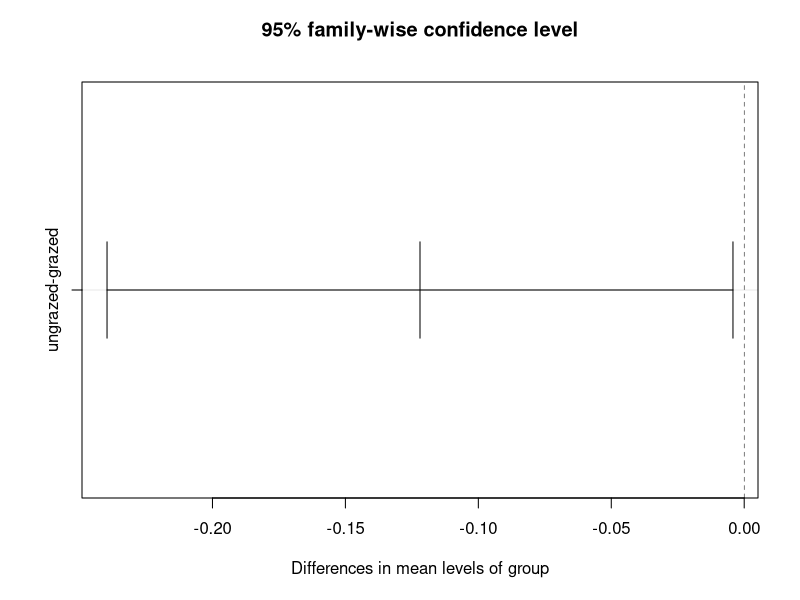
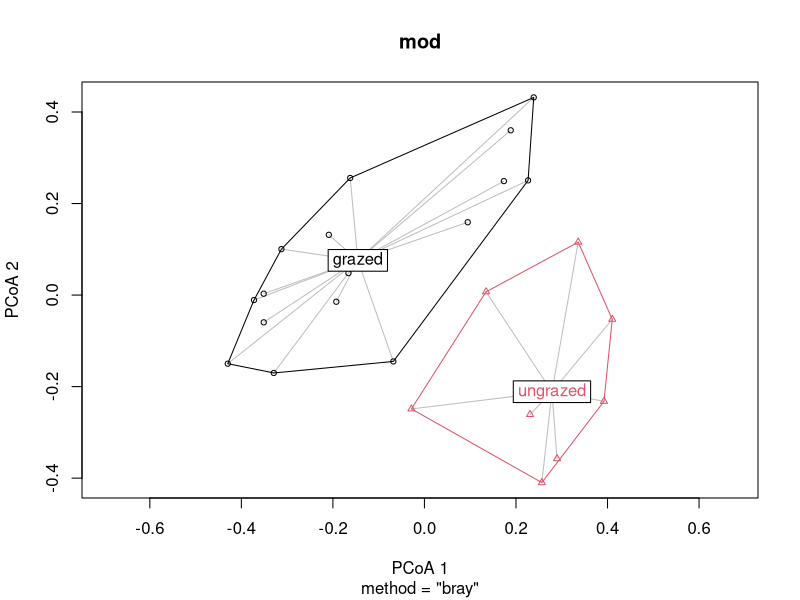
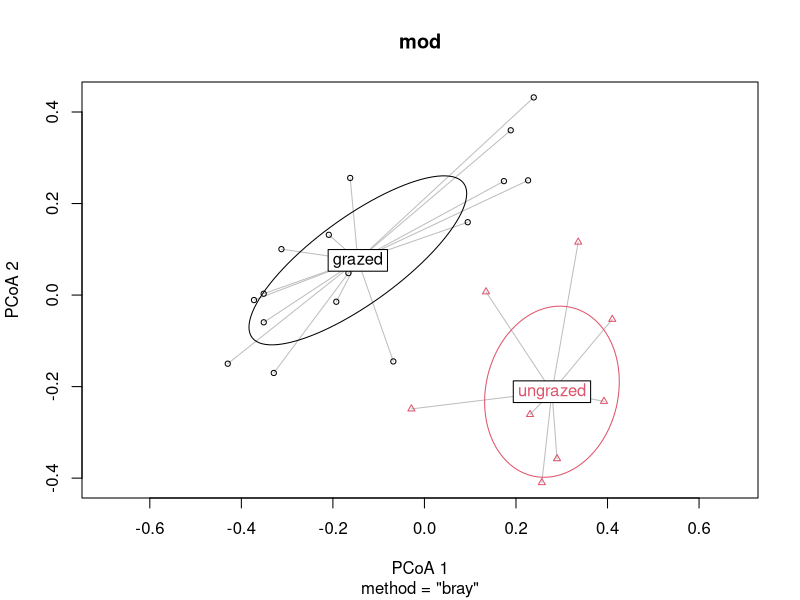
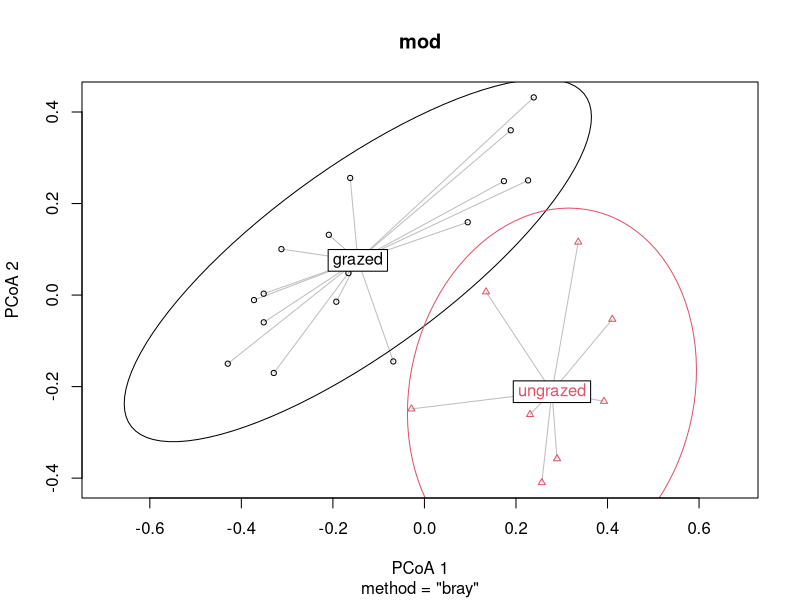
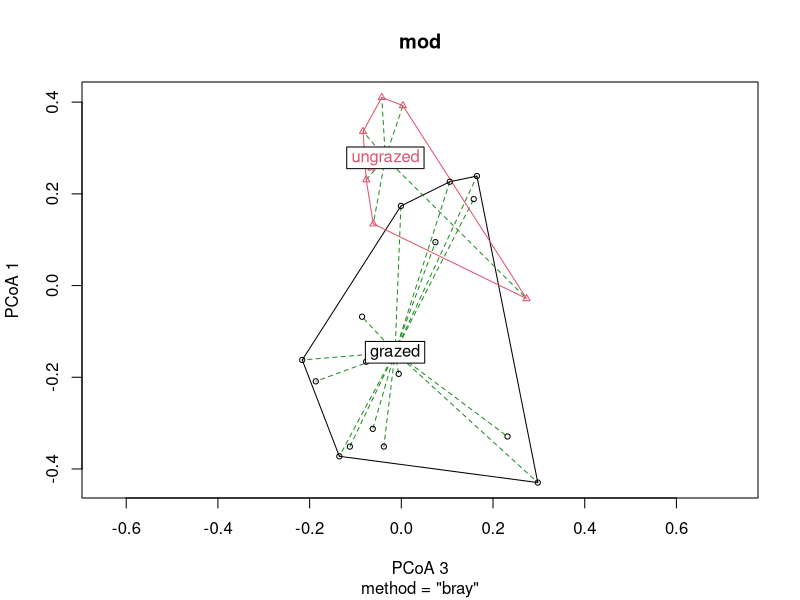
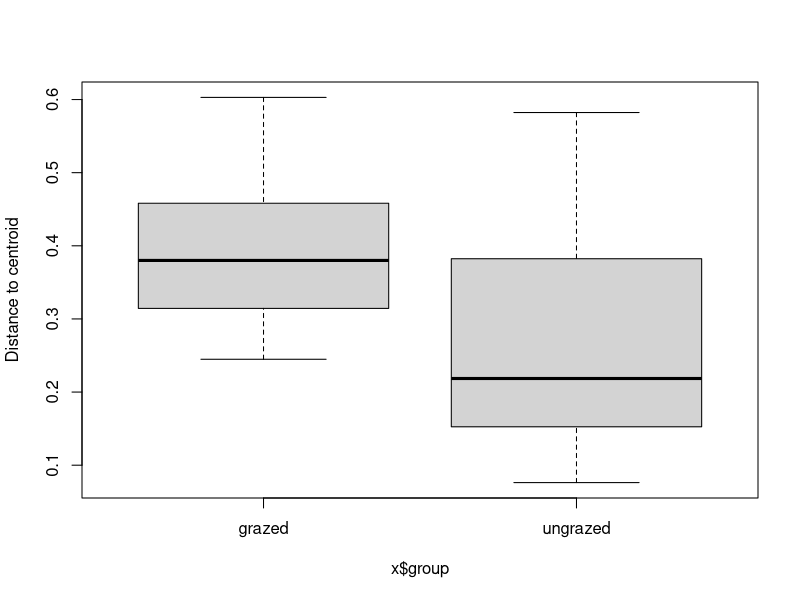
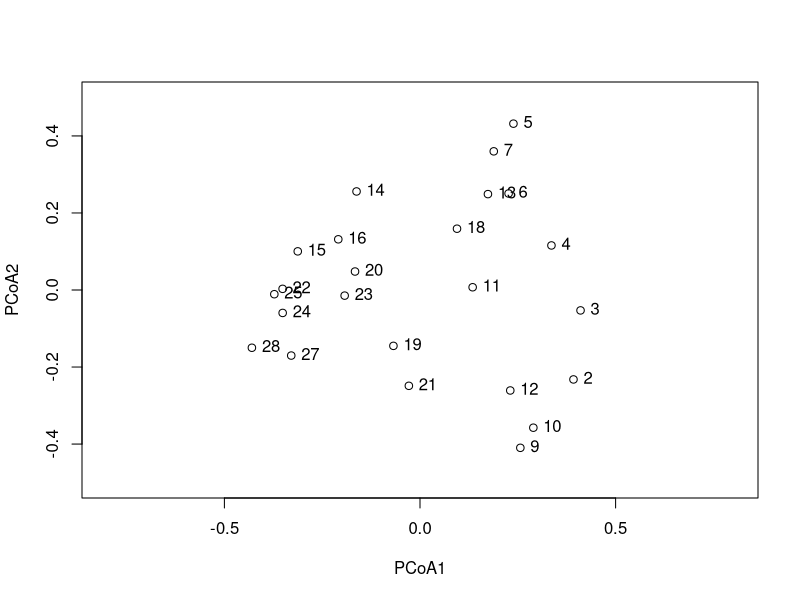
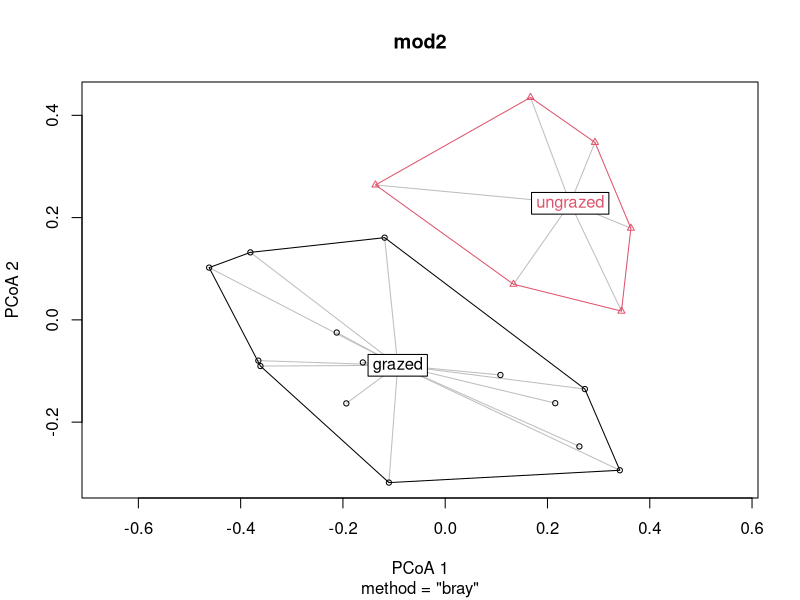

Source code (R) for these figures, in order:
## ---- chunk 1
library(vegan)
## ---- chunk 2
data(varespec)

## Bray-Curtis distances between samples
dis <- vegdist(varespec)
## ---- chunk 3
## First 16 sites grazed, remaining 8 sites ungrazed
groups <- factor(c(rep(1,16), rep(2,8)), labels = c("grazed","ungrazed"))

## Calculate multivariate dispersions
mod <- betadisper(dis, groups)
mod
## ---- chunk 4
str(mod)
## ---- chunk 5
## Perform test
anova(mod)
## ---- chunk 6
## Permutation test for F
permutest(mod, pairwise = TRUE, permutations = 99)
## ---- chunk 7
## Tukey's Honest Significant Differences
(mod.HSD <- TukeyHSD(mod))
plot(mod.HSD)
## ---- chunk 8
## Plot the groups and distances to centroids on the
## first two PCoA axes
plot(mod)

## with data ellipses instead of hulls
plot(mod, ellipse = TRUE, hull = FALSE) # 1 sd data ellipse
plot(mod, ellipse = TRUE, hull = FALSE, conf = 0.90) # 90% data ellipse

## can also specify which axes to plot, ordering respected
plot(mod, axes = c(3,1), seg.col = "forestgreen", seg.lty = "dashed")
## ---- chunk 9
## Draw a boxplot of the distances to centroid for each group
boxplot(mod)
## ---- chunk 10
## `scores` and `eigenvals` also work
scrs <- scores(mod)
str(scrs)

# 可以将其画在图上
plot(scrs$sites, xlim = c(-.8, .8), ylim = c(-.5, .5))
text(scrs$sites, labels = rownames(scrs$sites), pos = 4)
## ---- chunk 11
head(scores(mod, 1:4, display = "sites"))

# group centroids/medians 
scores(mod, 1:4, display = "centroids")

# eigenvalues from the underlying principal coordinates analysis
eigenvals(mod)
## ---- chunk 12
## try out bias correction; compare with mod3
(mod3B <- betadisper(dis, groups, type = "median", bias.adjust=TRUE))
anova(mod3B)
permutest(mod3B, permutations = 99)
## ---- chunk 13
## should always work for a single group
group <- factor(rep("grazed", NROW(varespec)))
(tmp <- betadisper(dis, group, type = "median"))
(tmp <- betadisper(dis, group, type = "centroid"))
## ---- chunk 14
## simulate missing values in 'd' and 'group'
## using spatial medians
groups[c(2,20)] <- NA
dis[c(2, 20)] <- NA
mod2 <- betadisper(dis, groups) ## messages
mod2
permutest(mod2, permutations = 99)
anova(mod2)
plot(mod2)
boxplot(mod2)
plot(TukeyHSD(mod2))
## ---- chunk 15
## Using group centroids
mod3 <- betadisper(dis, groups, type = "centroid")
mod3
permutest(mod3, permutations = 99)
anova(mod3)
plot(mod3)
boxplot(mod3)
plot(TukeyHSD(mod3))
## ---- chunk 16
# Vegetation and Environment in Dutch Dune Meadows.
data("dune")
data("dune.env")
## ---- chunk 17
img_url = "https://vnote-1251564393.cos.ap-chengdu.myqcloud.com/typora-img/20210719172616.png"
knitr::include_graphics(img_url)
## ---- chunk 18
z = betadiver(dune, method = "z")
z
## ---- chunk 19
(mod = with(dune.env, betadisper(z, Management)))
## ---- chunk 20
plot(mod)
## ---- chunk 21
boxplot(mod)
